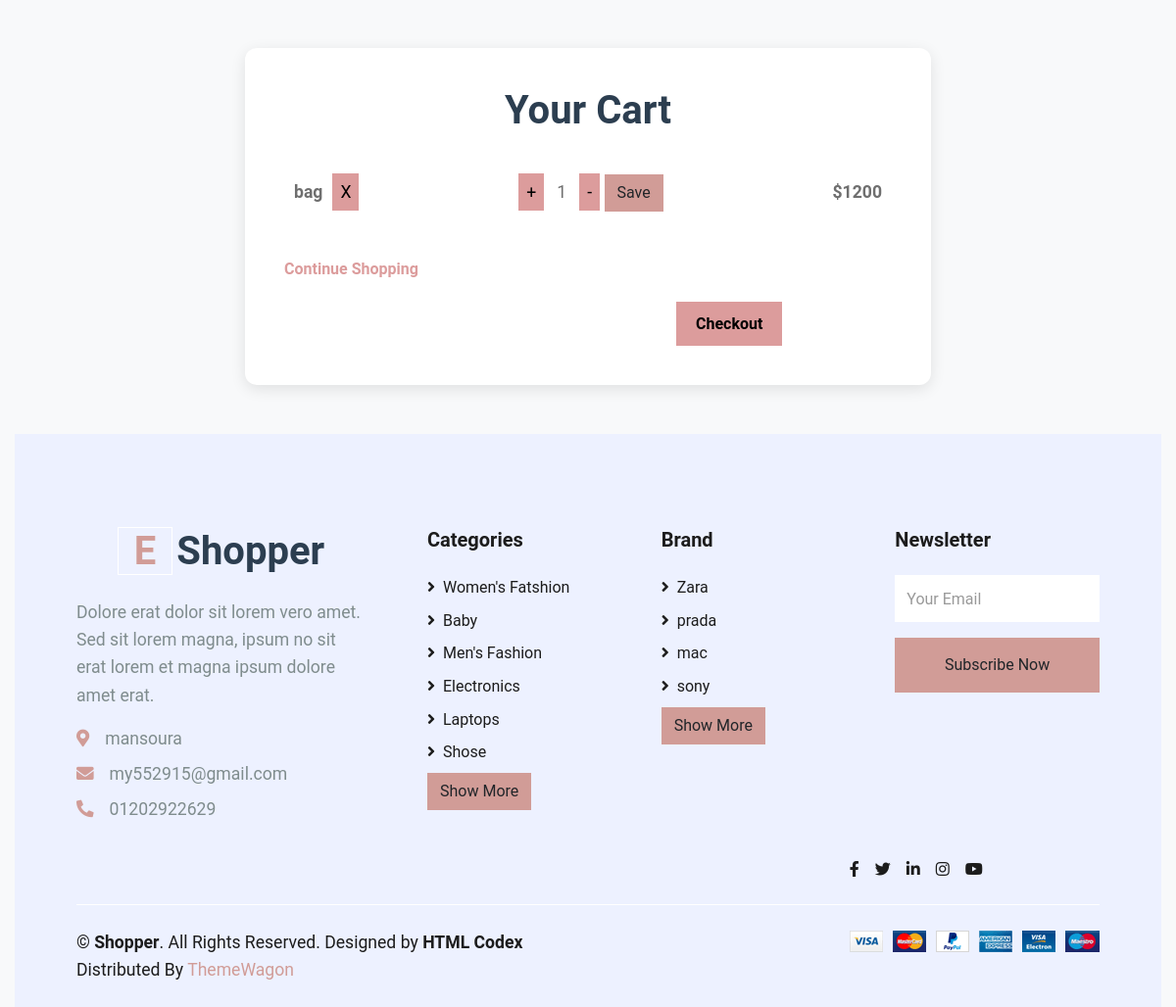
Page /product/cart/ (signed in, lower part) on the earlier database version.
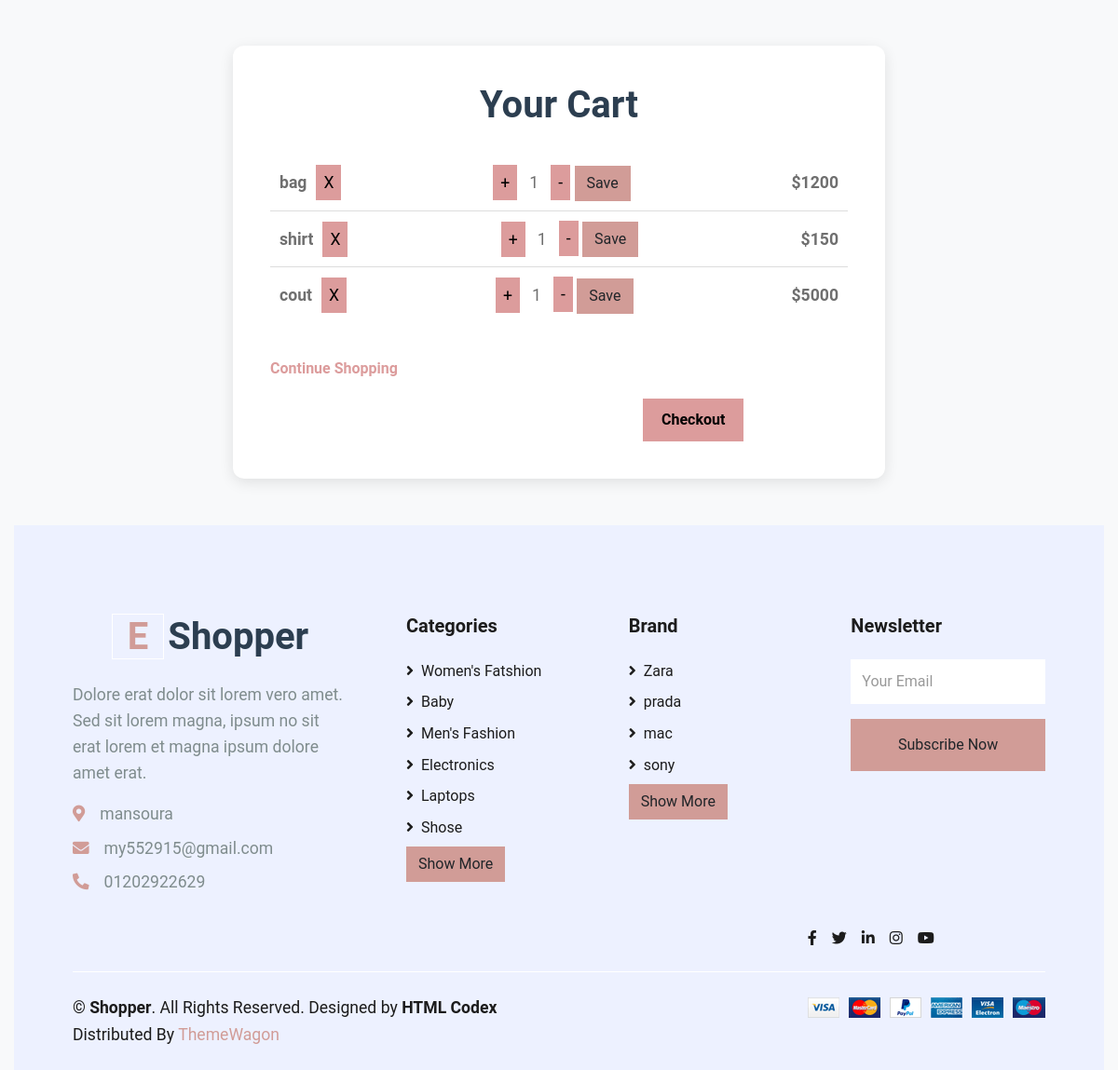
Same page on the later database version.
### product/models.py (models this page shows, shortened)
class CartItem(models.Model):
    cart = models.ForeignKey('Cart', on_delete=models.CASCADE)
    product = models.ForeignKey(Product, on_delete=models.CASCADE)
    quantity = models.PositiveIntegerField(default=1)

class Product(models.Model):
    name = models.CharField(max_length=100)
    image = models.ImageField(upload_to='product/')
    price = models.IntegerField(default=0)
    discount = models.IntegerField(default=0)
    description = models.TextField(max_length=10000)
    created_at = models.DateTimeField( default=timezone.now)
    category = models.ManyToManyField('ProductCategory',related_name='product_category',verbose_name=('category'),  default="")
    PRDBrand = models.ForeignKey('settings.Brand' ,related_name='product_brand', on_delete=models.CASCADE , blank=True, null=True ,verbose_name=_("Brand "))
    color = models.ManyToManyField('Color',related_name='product_color',null=True,blank=True)
    size = models.ManyToManyField('Size',related_name='product_size',null=True,blank=True)
    slug = models.SlugField(null=True,blank=True)

class ProductCategory(models.Model):
    name = models.CharField(max_length=60)
    image = models.ImageField(upload_to='categoryimages/')
    def __str__(self):
        return self.name

### settings/models.py (models this page shows)
class Brand(models.Model):
    BRDName = models.CharField(max_length=40)
    image = models.ImageField(upload_to='product/',blank=True, null=True)
    BRDDesc = models.TextField(blank=True, null=True)
    class Meta:
        verbose_name = _("Brand")
        verbose_name_plural = _("Brands")
    def __str__(self):
        return self.BRDName

### product/views.py (the view)
# urls.py: path('cart/', views.view_cart, name='cart'),
@login_required(login_url='login')
def view_cart(request):
    cart = request.user.cart
    cart_items = CartItem.objects.filter(cart=cart)
    return render(request, 'product/cart.html', {'cart_items': cart_items})

### product/templates/product/cart.html (shortened to what this page needs)
{% extends "base.html" %}
{% load static %}
{% load django_bootstrap5 %}
{% block body %}
<div class="container">
    <div class="cart-header">
        <h1>Your Cart</h1>
    </div>
    <ul>
        {% for item in cart_items %}
        <li class="cart-item">
            <div class="cart-item-details">
                <div class="cart-item-name">{{ item.product.name }}</div>
                <form action="{% url 'product:remove-from-cart' item.product.id %}" method="post">
                    <button class="remove-from-cart-btn" type="submit">X</button>
                </form>
            </div>
            <div class="cart-item-quantity">
                <form action="{% url 'product:increase-cart-item' item.product.id %}" method="post">
                    <button class="quantity-btn increase-quantity" type="submit">+</button>
                </form>&nbsp; &nbsp;
                <span class="item-quantity">{{ item.quantity }}</span>&nbsp; &nbsp;
                <form action="{% url 'product:decrease-cart-item' item.product.id %}" method="post">
                    <button class="quantity-btn decrease-quantity" type="submit">-</button>
                    {% bootstrap_button button_type="submit" content="Save" %}
                </form>
            </div>
            {% if product.discount > 0 %}
            <div class="cart-item-price" data-price="{{ item.product.discount }}">
                ${{ item.product.discount }}
            </div>
            {% else %}
            <div class="cart-item-price" data-price="{{ item.product.price }}">
                ${{ item.product.price }}
                {% endif %}
        </li>
        {% endfor %}
    </ul>
    <a class="continue-shopping-link" href="{% url 'product:product_list' %}">Continue Shopping</a>
    <a class="checkout-button" href="{% url 'product:checkout'%}">Checkout</a>
</div>
{% endblock body %}

### templates/base.html (shortened to what the changed rows need)
{% load static %}
<!DOCTYPE html>
<html lang="en">
<head>
    <link href="https://cdnjs.cloudflare.com/ajax/libs/font-awesome/5.10.0/css/all.min.css" rel="stylesheet">
    <link href="{% static 'lib4/owlcarousel/assets/owl.carousel.min.css'%}" rel="stylesheet">
    <link href="{% static 'css4/style.css'%}" rel="stylesheet">
    <link rel="stylesheet" href="{% static 'css4/cart.css' %}">
    <link rel="stylesheet" href="{% static 'css4/checkout.css' %}">
</head>
<body>
    <div class="container-fluid">
        {% block body %}
        {% endblock body %}
        <div class="container-fluid bg-secondary text-dark mt-5 pt-5">
            <div class="row px-xl-5 pt-5">
                <div class="col-lg-4 col-md-12 mb-5 pr-3 pr-xl-5">
                    <a href="" class="text-decoration-none">
                        <h1 class="mb-4 display-5 font-weight-semi-bold"><span
                                class="text-primary font-weight-bold border border-white px-3 mr-1">E</span>{{myfooter.site_name}}
                        </h1>
                    </a>
                </div>
                <div class="col-lg-8 col-md-12">
                    <div class="row">
                        <div class="col-md-4 mb-5">
                            <div class="d-flex flex-column justify-content-start">
                                {% for category in categories_footer %}
                                <a class="text-dark mb-2" href="{% url 'product:product_by_category' category %}"><i
                                        class="fa fa-angle-right mr-2"></i>{{category}}</a>
                                {% endfor %}
                                <a href="{% url 'settings:category_list'  %}"><button type="button"
                                        class="btn btn-primary">Show
                                        More</button></a>
                            </div>
                        </div>
                        <div class="col-md-4 mb-5">
                            <div class="d-flex flex-column justify-content-start">
                                {% for brand in brands_footer  %}
                                <a class="text-dark mb-2" href="{%url 'product:product_by_brand' brand%}"><i
                                        class="fa fa-angle-right mr-2"></i>{{brand}}</a>
                                {% endfor %}
                                <a href="{% url 'settings:brand_list'  %}"><button type="button"
                                        class="btn btn-primary">Show
                                        More</button></a>
                            </div>
                        </div>
                    </div>
                </div>
            </div>
        </div>
</body>
</html>

Differences in the rows shown:
added CartItem: product.name "shirt", quantity "1", bootstrap_button "Save", product.price "150"
added CartItem: product.name "cout", quantity "1", bootstrap_button "Save", product.price "5000"
